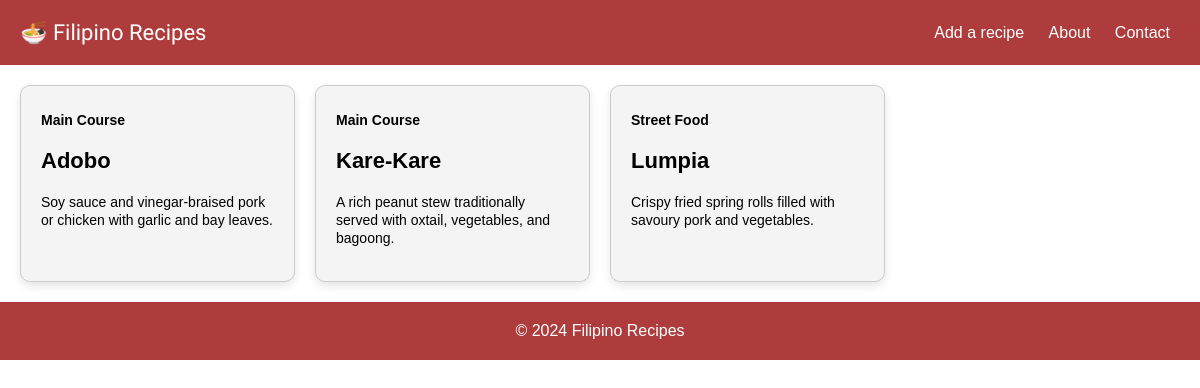
Before: / with the older database file.
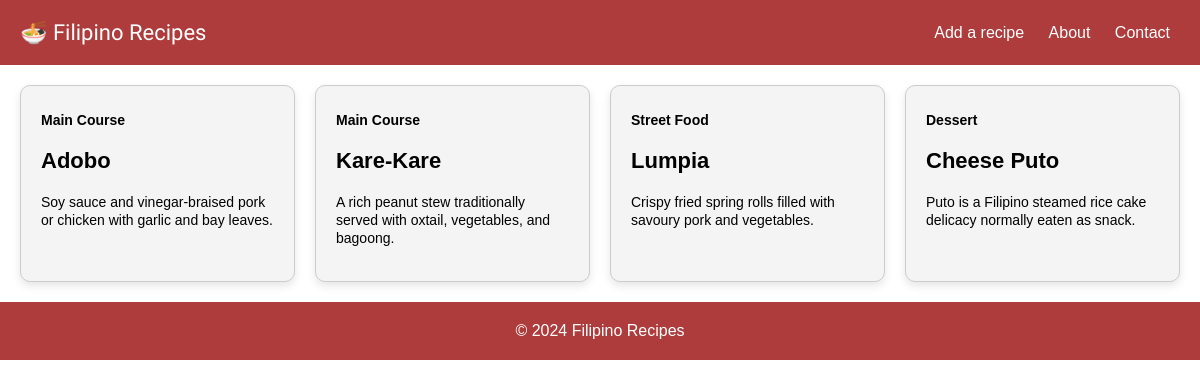
After: the same page with the newer database file.
### tables this page shows
CREATE TABLE "recipes" (id INTEGER PRIMARY KEY AUTOINCREMENT, name TEXT NOT NULL, category TEXT NOT NULL, short_description TEXT NOT NULL, long_description TEXT, ingredients_text TEXT, directions_text TEXT, image_path TEXT, image_alt TEXT, prep_time TEXT, cook_time TEXT, difficulty TEXT);

### app.py (the view)
    @app.route('/')
    def index():
        db = get_db()
        rows = db.execute(
            'SELECT id, name, category, short_description AS description FROM recipes ORDER BY id'
        ).fetchall()
        recipes = [dict(row) for row in rows]
        return render_template('index.html', recipes=recipes, active_page='home')

### db.py (called while the page is built)
def get_db():
    if 'db' not in g:
        database_path = current_app.config['DATABASE']
        g.db = sqlite3.connect(database_path)
        g.db.row_factory = sqlite3.Row
    return g.db

### templates/index.html (shortened to what this page needs)
{% extends "base.html" %}
{% block content %}
<main class="content grid-4-col" role="main">
    {% for recipe in recipes %}
    <article class="card" data-category="{{ recipe.category }}" data-recipe-id="{{ recipe.id }}">
        <header class="card-header">
            <p class="category">{{ recipe.category }}</p>
            <h3><a href="{{ url_for('recipe_detail', recipe_id=recipe.id) }}" class="recipe-link">{{ recipe.name }}</a></h3>
        </header>
        <div class="card-body">
            <p class="recipe-short-des">{{ recipe.description }}</p>
        </div>
    </article>
    {% endfor %}
</main>
{% endblock %}

Changed rows visible on the page:
added recipes: category "Dessert", name "Cheese Puto", description "Puto is a Filipino steamed rice cake delicacy normally eaten as snack."
